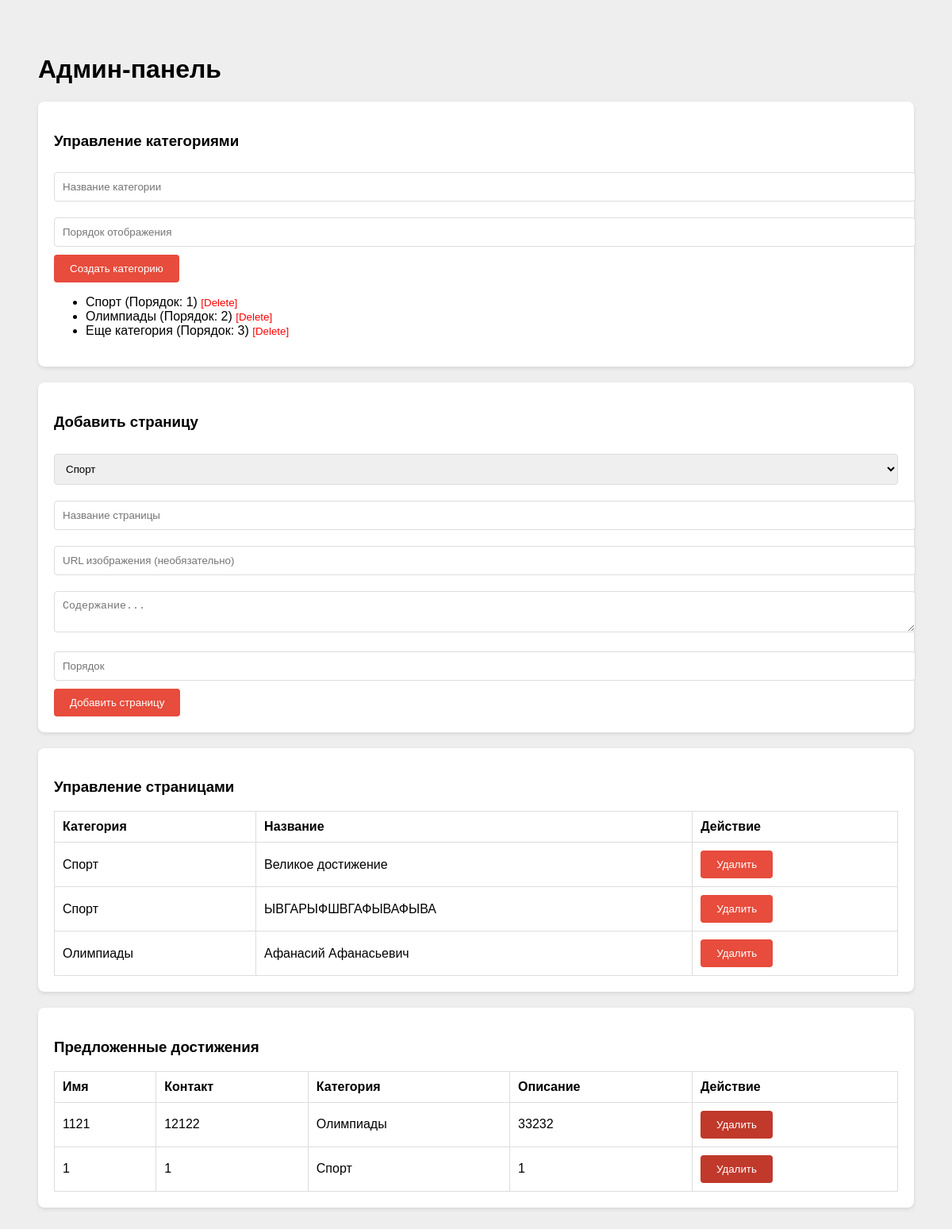
/admin (signed in), run on the app's committed database.
### tables this page shows
CREATE TABLE categories 
                      (id INTEGER PRIMARY KEY AUTOINCREMENT, 
                       name TEXT NOT NULL, 
                       display_order INTEGER DEFAULT 0);

CREATE TABLE pages 
                      (id INTEGER PRIMARY KEY AUTOINCREMENT, 
                       category_id INTEGER, 
                       title TEXT, 
                       content TEXT, 
                       page_order INTEGER DEFAULT 0,
                       FOREIGN KEY(category_id) REFERENCES categories(id));

CREATE TABLE submissions 
                      (id INTEGER PRIMARY KEY AUTOINCREMENT, 
                       name TEXT, contact TEXT, category TEXT, 
                       content TEXT, status TEXT DEFAULT 'pending');

### app.py (the view, shortened to what this page needs)
@app.route('/admin', methods=['GET', 'POST'])
@login_required
def admin():
    with sqlite3.connect('database.db') as conn:
        conn.row_factory = sqlite3.Row
        cursor = conn.cursor()
        cursor.execute("SELECT * FROM categories ORDER BY display_order ASC")
        cats = cursor.fetchall()
        cursor.execute("""SELECT pages.*, categories.name as cat_name FROM pages
                          JOIN categories ON pages.category_id = categories.id
                          ORDER BY categories.display_order, pages.page_order""")
        all_pages = cursor.fetchall()
        cursor.execute("SELECT * FROM submissions ORDER BY id DESC")
        subs = cursor.fetchall()
    return render_template('admin.html', categories=cats, pages=all_pages, submissions=subs)

### app.py (called while the page is built)
def login_required(f):
    @wraps(f)
    def decorated_function(*args, **kwargs):
        if not session.get("logged_in"):
            return redirect(url_for('login'))
        return f(*args, **kwargs)
    return decorated_function

### templates/admin.html (shortened to what this page needs)
<!DOCTYPE html>
<html>
<head>
</head>
<body>
    <h1>Админ-панель</h1>
    <div class="card">
        <h3>Управление категориями</h3>
        <form method="POST">
            <input type="text" name="cat_name" placeholder="Название категории" required>
            <input type="number" name="cat_order" placeholder="Порядок отображения" required>
            <button type="submit" name="add_cat">Создать категорию</button>
        </form>
        <ul>
            {% for cat in categories %}
            <li>{{ cat.name }} (Порядок: {{ cat.display_order }})
                <form method="POST" style="display:inline;">
                    <button type="submit" name="delete_cat" style="background:none; color:red; padding:0;">[Delete]</button>
                </form>
            </li>
            {% endfor %}
        </ul>
    </div>
    <div class="card">
        <h3>Добавить страницу</h3>
        <form method="POST">
            <select name="cat_id">
                {% for cat in categories %}<option value="{{ cat.id }}">{{ cat.name }}</option>{% endfor %}
            </select>
            <input type="text" name="p_title" placeholder="Название страницы" required>
            <input type="text" name="p_image" placeholder="URL изображения (необязательно)">
            <textarea name="p_content" placeholder="Содержание..."></textarea>
            <input type="number" name="p_order" placeholder="Порядок">
            <button type="submit" name="add_page">Добавить страницу</button>
        </form>
    </div>
    <div class="card">
        <h3>Управление страницами</h3>
        <table>
            <tr><th>Категория</th><th>Название</th><th>Действие</th></tr>
            {% for page in pages %}
            <tr>
                <td>{{ page.cat_name }}</td>
                <td>{{ page.title }}</td>
                <td>
                    <form method="POST">
                        <button type="submit" name="delete_page">Удалить</button>
                    </form>
                </td>
            </tr>
            {% endfor %}
        </table>
    </div>
    <div class="card">
        <h3>Предложенные достижения</h3>
        <table>
            <tr>
                <th>Имя</th>
                <th>Контакт</th>
                <th>Категория</th>
                <th>Описание</th>
                <th>Действие</th>
            </tr>
            {% for sub in submissions %}
            <tr>
                <td>{{ sub.name }}</td>
                <td>{{ sub.contact }}</td>
                <td>{{ sub.category }}</td>
                <td>{{ sub.content }}</td>
                <td>
                    <form method="POST" style="display:inline;">
                        <button type="submit" name="delete_sub" style="background:#c0392b;">Удалить</button>
                    </form>
                </td>
            </tr>
            {% endfor %}
        </table>
    </div>
</body>
</html>

### templates/admin.html (style rules this page uses)
body { font-family: sans-serif; background: #eee; padding: 40px; }
.card { background: white; padding: 20px; border-radius: 8px; margin-bottom: 20px; box-shadow: 0 2px 5px rgba(0,0,0,0.1); }
input, textarea, select { width: 100%; margin: 10px 0; padding: 10px; border: 1px solid #ddd; border-radius: 4px; }
button { background: #e74c3c; color: white; border: none; padding: 10px 20px; cursor: pointer; border-radius: 4px; }
table { width: 100%; border-collapse: collapse; margin-top: 10px; }
th, td { border: 1px solid #ddd; padding: 10px; text-align: left; }

### data on the page
categories: name "Спорт", display_order "1"
categories: name "Олимпиады", display_order "2"
categories: name "Еще категория", display_order "3"
pages: cat_name "Спорт", title "Великое достижение"
pages: cat_name "Спорт", title "ЫВГАРЫФШВГАФЫВАФЫВА"
pages: cat_name "Олимпиады", title "Афанасий Афанасьевич"
submissions: name "1121", contact "12122", category "Олимпиады", content "33232"
submissions: name "1", contact "1", category "Спорт", content "1"

### other printed values
form field cat_id "Спорт"
